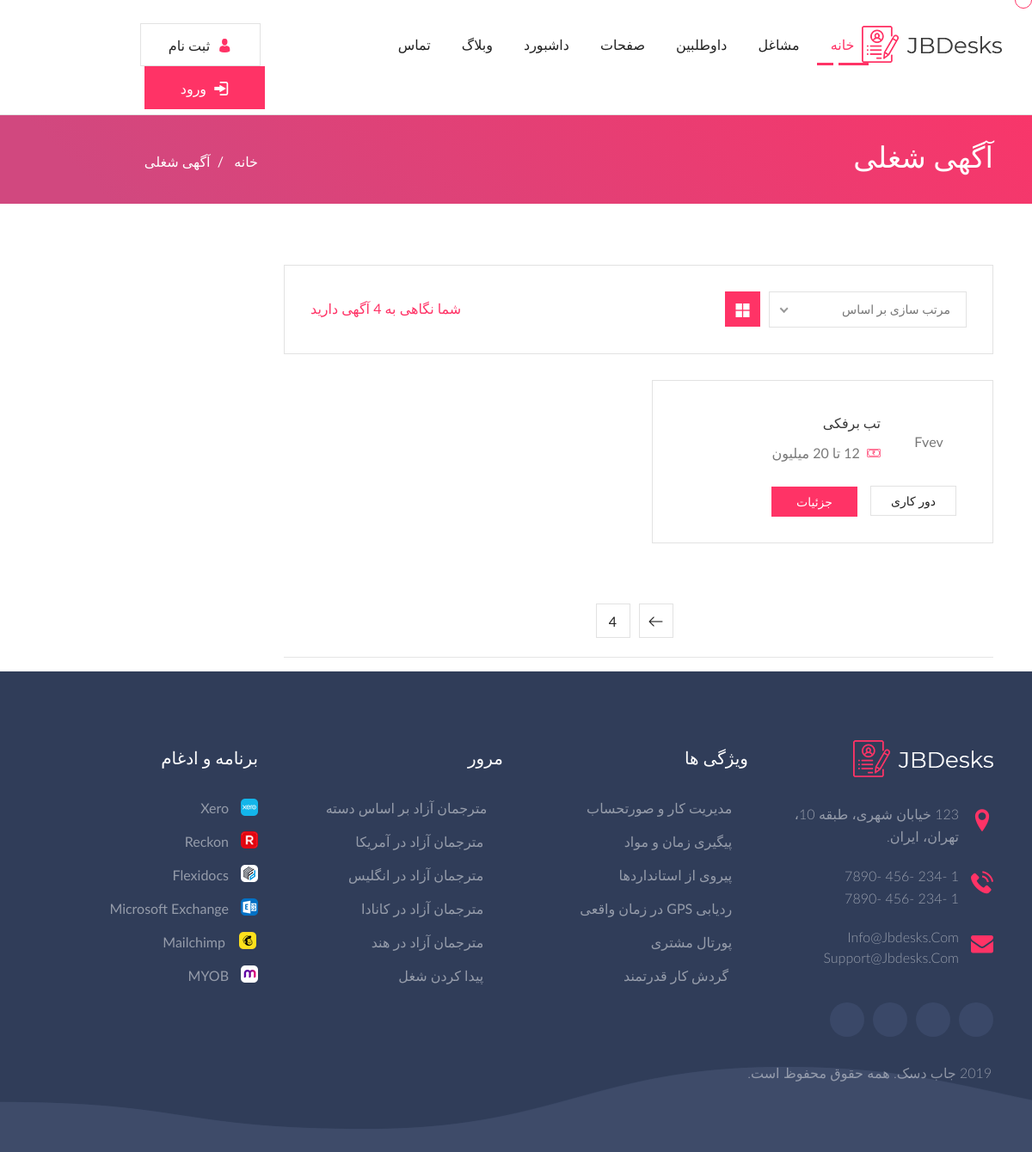
Page /jobs on the committed database.
### jobs/models.py (models this page shows, shortened)
class Jobs(models.Model):
    author = models.ForeignKey(User, models.CASCADE, verbose_name='نویسنده')
    title = models.CharField(max_length=300, verbose_name='عنوان شغلی')
    company = models.CharField(max_length=300, verbose_name='نام شرکت')
    description = models.TextField(verbose_name='توضیحات شغلی')
    employer_description = models.TextField(verbose_name='نفش کارمند در شرکت')
    address = models.TextField(verbose_name='آدرس شرکت شما')
    important = TaggableManager(blank=True, verbose_name='مهارت های لازم')
    service = TaggableManager(through=Services,blank=True, verbose_name='مسئولیت ها',related_name='services')
    price = models.CharField(max_length=200, default='12 تا 20 میلیون', choices=PRICE_CHOICES, verbose_name="حقوق")
    category = models.ForeignKey(Category, on_delete=models.SET_NULL, verbose_name='دسته بندی', blank=True, null=True)
    state = models.ForeignKey(Cities, on_delete=models.SET_NULL, verbose_name='شهر', blank=True, null=True)
    Type = models.CharField(max_length=200, default='d', choices=Job_CHOICES, verbose_name="وضعیت شغلی")
    status = models.CharField(max_length=200, default='i', choices=STATUS_CHOICES, verbose_name="وضعیت")
    soldiering = models.CharField(max_length=200, default='مهم نیست', choices=SOLDIER_CHOICES,
                                  verbose_name="وضعیت نظام وظیفه")
    sex = models.CharField(max_length=200, default='مهم نیست', choices=SEX_CHOICES,
                                  verbose_name="جنسیت")
    experiance = models.CharField(max_length=200, default='مهم نیست', choices=EXPERIANCE_CHOICES,
                                  verbose_name="سطح تجربه")
    date=models.DateTimeField(auto_now_add=True,verbose_name='زمان ثبت')

### jobs/views.py (the view)
# urls.py: path('jobs', JobListView.as_view(), name='job-list'),
class JobListView(ListView):
    model = Jobs
    template_name = 'jobs/jobs_list.html'
    queryset = Jobs.objects.filter(status='p')
    paginate_by = 1
    def get_context_data(self, **kwargs):
        context = super().get_context_data(**kwargs)
        context["jobcount"] = Jobs.objects.filter(status='p').count()
        return context

### templates/jobs/jobs_list.html (shortened to what this page needs)
{% extends 'shared/base.html' %}
{% block content %}
<div class="page_title_section">
    <div class="page_header">
        <div class="container">
            <div class="row">
                <div class="col-lg-9 col-md-9 col-12 col-sm-8">
                    <h1>آگهی شغلی</h1>
                </div>
                <div class="col-lg-3 col-md-3 col-12 col-sm-4">
                    <div class="sub_title_section">
                        <ul class="sub_title">
                            <li> <a href="{% url 'index' %}"> خانه </a>&nbsp; / &nbsp; </li>
                            <li>آگهی شغلی</li>
                        </ul>
                    </div>
                </div>
            </div>
        </div>
    </div>
</div>
<div class="job_filter_listing_wrapper jb_cover">
    <div class="container">
        <div class="row">
            <div class="col-lg-12 col-md-12 col-sm-12 col-12 d-none d-sm-none d-md-none d-lg-block d-xl-block">
            </div>
            <div class="col-lg-9 col-md-12 col-sm-12 col-12">
                <div class="job_listing_left_side jb_cover">
                    <div class="filter-area jb_cover">
                        <div class="list-grid">
                            <ul class="nav nav-tabs">
                                <li class="nav-item">
                                    <a class="nav-link active" data-toggle="tab" href="#grid"> <i
                                            class="flaticon-four-grid-layout-design-interface-symbol"></i></a>
                                </li>
                            </ul>
                        </div>
                        <div class="showpro">
                            <p>شما نگاهی به {{jobcount}} آگهی دارید</p>
                        </div>
                    </div>
                    <div class="tab-content btc_shop_index_content_tabs_main jb_cover">
                        <div id="grid" class="tab-pane active">
                            <div class="row">
                                {% for job in object_list %}
                                <div class="col-lg-6 col-md-6 col-sm-12">
                                    <div class="job_listing_left_fullwidth job_listing_grid_wrapper jb_cover">
                                        <div class="row">
                                            <div class="col-lg-12 col-md-12 col-sm-12 col-12">
                                                <div class="jp_job_post_side_img">
                                                    <br> <span>{{job.company}}</span>
                                                </div>
                                                <div class="jp_job_post_right_cont">
                                                    <h4><a href="{% url 'job-detail' job.id %}">{{job.title}}</a></h4>
                                                    <ul>
                                                        <li><i class="flaticon-cash"></i>&nbsp; {{job.price}}</li>
                                                    </ul>
                                                </div>
                                            </div>
                                            <div class="col-lg-12 col-md-12 col-sm-12 col-12">
                                                <div class="jp_job_post_right_btn_wrapper jb_cover">
                                                    <ul>
                                                        <li><a href="{% url 'job-detail' job.id %}">{{job.Type}}</a>
                                                        </li>
                                                        <li> <a href="{% url 'job-detail' job.id %}">جزئیات</a></li>
                                                    </ul>
                                                </div>
                                            </div>
                                        </div>
                                    </div>
                                </div>
                                {% endfor %}
                            </div>
                        </div>
                    </div>
                </div>
                {% if page_obj %}
                <div class="blog_pagination_section jb_cover">
                    <ul>
                        {% if page_obj.has_next %}
                        <li>
                            <a href="?page={{ page_obj.next_page_number }}" class="next"> <i
                                    class="flaticon-right-arrow"></i> </a>
                        </li>
                        <li> <a href="?page={{ page_obj.paginator.num_pages }}">{{ page_obj.paginator.num_pages }}</a>
                        </li>
                        {% endif %}
                    </ul>
                    <br>
                    <hr>
                </div>
    {% endif %}
            </div>
        </div>
    </div>
</div>
{% endblock content %}

### rows in the picture
Jobs: company "Fvev", title "تب برفکی", price "12 تا 20 میلیون", Type "دور کاری"

### other values in the picture
{{ jobcount }} "4"
{{ page_obj.paginator.num_pages }} "4"
